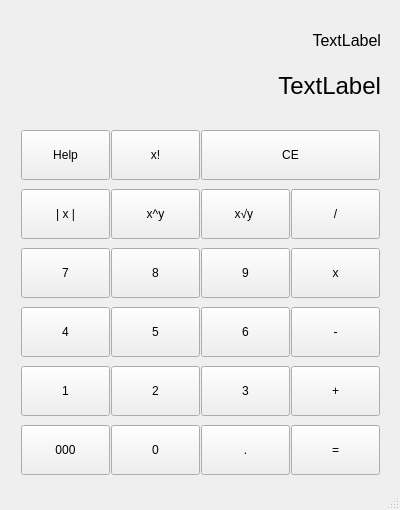
<?xml version="1.0" encoding="UTF-8"?>
<ui version="4.0">
 <class>MainWindow</class>
 <widget class="QMainWindow" name="MainWindow">
  <property name="geometry">
   <rect>
    <x>0</x>
    <y>0</y>
    <width>400</width>
    <height>510</height>
   </rect>
  </property>
  <property name="windowTitle">
   <string>MainWindow</string>
  </property>
  <property name="windowIcon">
   <iconset theme="calc-ico"/>
  </property>
  <widget class="QWidget" name="centralwidget">
   <widget class="QWidget" name="gridLayoutWidget">
    <property name="geometry">
     <rect>
      <x>20</x>
      <y>120</y>
      <width>361</width>
      <height>371</height>
     </rect>
    </property>
    <property name="minimumSize">
     <size>
      <width>0</width>
      <height>80</height>
     </size>
    </property>
    <layout class="QGridLayout" name="gridLayout" rowstretch="0,0,0,0,0,0" columnstretch="0,0,0,0">
     <property name="sizeConstraint">
      <enum>QLayout::SetDefaultConstraint</enum>
     </property>
     <property name="leftMargin">
      <number>1</number>
     </property>
     <property name="topMargin">
      <number>1</number>
     </property>
     <property name="rightMargin">
      <number>1</number>
     </property>
     <property name="bottomMargin">
      <number>1</number>
     </property>
     <property name="horizontalSpacing">
      <number>1</number>
     </property>
     <property name="verticalSpacing">
      <number>0</number>
     </property>
     <item row="2" column="3">
      <widget class="QPushButton" name="btn_mul">
       <property name="minimumSize">
        <size>
         <width>0</width>
         <height>50</height>
        </size>
       </property>
       <property name="text">
        <string>x</string>
       </property>
      </widget>
     </item>
     <item row="2" column="0">
      <widget class="QPushButton" name="btn_digit7">
       <property name="minimumSize">
        <size>
         <width>0</width>
         <height>50</height>
        </size>
       </property>
       <property name="text">
        <string>7</string>
       </property>
      </widget>
     </item>
     <item row="4" column="3">
      <widget class="QPushButton" name="btn_add">
       <property name="minimumSize">
        <size>
         <width>0</width>
         <height>50</height>
        </size>
       </property>
       <property name="text">
        <string>+</string>
       </property>
      </widget>
     </item>
     <item row="4" column="0">
      <widget class="QPushButton" name="btn_digit1">
       <property name="minimumSize">
        <size>
         <width>0</width>
         <height>50</height>
        </size>
       </property>
       <property name="text">
        <string>1</string>
       </property>
      </widget>
     </item>
     <item row="5" column="1">
      <widget class="QPushButton" name="btn_digit0">
       <property name="minimumSize">
        <size>
         <width>0</width>
         <height>50</height>
        </size>
       </property>
       <property name="text">
        <string>0</string>
       </property>
      </widget>
     </item>
     <item row="3" column="3">
      <widget class="QPushButton" name="btn_sub">
       <property name="minimumSize">
        <size>
         <width>0</width>
         <height>50</height>
        </size>
       </property>
       <property name="text">
        <string>-</string>
       </property>
      </widget>
     </item>
     <item row="1" column="1">
      <widget class="QPushButton" name="btn_pow">
       <property name="minimumSize">
        <size>
         <width>0</width>
         <height>50</height>
        </size>
       </property>
       <property name="text">
        <string>x^y</string>
       </property>
      </widget>
     </item>
     <item row="2" column="1">
      <widget class="QPushButton" name="btn_digit8">
       <property name="minimumSize">
        <size>
         <width>0</width>
         <height>50</height>
        </size>
       </property>
       <property name="text">
        <string>8</string>
       </property>
      </widget>
     </item>
     <item row="2" column="2">
      <widget class="QPushButton" name="btn_digit9">
       <property name="minimumSize">
        <size>
         <width>0</width>
         <height>50</height>
        </size>
       </property>
       <property name="text">
        <string>9</string>
       </property>
      </widget>
     </item>
     <item row="3" column="2">
      <widget class="QPushButton" name="btn_digit6">
       <property name="minimumSize">
        <size>
         <width>0</width>
         <height>50</height>
        </size>
       </property>
       <property name="text">
        <string>6</string>
       </property>
      </widget>
     </item>
     <item row="5" column="0">
      <widget class="QPushButton" name="btn_digit000">
       <property name="minimumSize">
        <size>
         <width>0</width>
         <height>50</height>
        </size>
       </property>
       <property name="text">
        <string>000</string>
       </property>
      </widget>
     </item>
     <item row="5" column="3">
      <widget class="QPushButton" name="btn_equals">
       <property name="minimumSize">
        <size>
         <width>0</width>
         <height>50</height>
        </size>
       </property>
       <property name="text">
        <string>=</string>
       </property>
      </widget>
     </item>
     <item row="3" column="0">
      <widget class="QPushButton" name="btn_digit4">
       <property name="minimumSize">
        <size>
         <width>0</width>
         <height>50</height>
        </size>
       </property>
       <property name="text">
        <string>4</string>
       </property>
      </widget>
     </item>
     <item row="1" column="2">
      <widget class="QPushButton" name="btn_root">
       <property name="minimumSize">
        <size>
         <width>0</width>
         <height>50</height>
        </size>
       </property>
       <property name="text">
        <string>x√y </string>
       </property>
      </widget>
     </item>
     <item row="1" column="3">
      <widget class="QPushButton" name="btn_div">
       <property name="minimumSize">
        <size>
         <width>0</width>
         <height>50</height>
        </size>
       </property>
       <property name="text">
        <string>/</string>
       </property>
      </widget>
     </item>
     <item row="3" column="1">
      <widget class="QPushButton" name="btn_digit5">
       <property name="minimumSize">
        <size>
         <width>0</width>
         <height>50</height>
        </size>
       </property>
       <property name="text">
        <string>5</string>
       </property>
      </widget>
     </item>
     <item row="5" column="2">
      <widget class="QPushButton" name="btn_comma">
       <property name="minimumSize">
        <size>
         <width>0</width>
         <height>50</height>
        </size>
       </property>
       <property name="text">
        <string>.</string>
       </property>
      </widget>
     </item>
     <item row="4" column="2">
      <widget class="QPushButton" name="btn_digit3">
       <property name="minimumSize">
        <size>
         <width>0</width>
         <height>50</height>
        </size>
       </property>
       <property name="text">
        <string>3</string>
       </property>
      </widget>
     </item>
     <item row="4" column="1">
      <widget class="QPushButton" name="btn_digit2">
       <property name="minimumSize">
        <size>
         <width>0</width>
         <height>50</height>
        </size>
       </property>
       <property name="text">
        <string>2</string>
       </property>
      </widget>
     </item>
     <item row="0" column="0">
      <widget class="QPushButton" name="btn_help">
       <property name="minimumSize">
        <size>
         <width>0</width>
         <height>50</height>
        </size>
       </property>
       <property name="text">
        <string>Help</string>
       </property>
      </widget>
     </item>
     <item row="0" column="1">
      <widget class="QPushButton" name="btn_fact">
       <property name="minimumSize">
        <size>
         <width>0</width>
         <height>50</height>
        </size>
       </property>
       <property name="text">
        <string>x!</string>
       </property>
      </widget>
     </item>
     <item row="1" column="0">
      <widget class="QPushButton" name="btn_abs">
       <property name="minimumSize">
        <size>
         <width>0</width>
         <height>50</height>
        </size>
       </property>
       <property name="text">
        <string>| x |</string>
       </property>
      </widget>
     </item>
     <item row="0" column="2" colspan="2">
      <widget class="QPushButton" name="btn_clear">
       <property name="minimumSize">
        <size>
         <width>0</width>
         <height>50</height>
        </size>
       </property>
       <property name="text">
        <string>CE</string>
       </property>
      </widget>
     </item>
    </layout>
   </widget>
   <widget class="QLabel" name="label_preview">
    <property name="geometry">
     <rect>
      <x>100</x>
      <y>30</y>
      <width>281</width>
      <height>20</height>
     </rect>
    </property>
    <property name="font">
     <font>
      <pointsize>12</pointsize>
     </font>
    </property>
    <property name="layoutDirection">
     <enum>Qt::LeftToRight</enum>
    </property>
    <property name="text">
     <string>TextLabel</string>
    </property>
    <property name="alignment">
     <set>Qt::AlignRight|Qt::AlignTrailing|Qt::AlignVCenter</set>
    </property>
   </widget>
   <widget class="QLabel" name="lineEdit_Displayy">
    <property name="geometry">
     <rect>
      <x>20</x>
      <y>50</y>
      <width>361</width>
      <height>71</height>
     </rect>
    </property>
    <property name="font">
     <font>
      <pointsize>18</pointsize>
      <bold>false</bold>
     </font>
    </property>
    <property name="text">
     <string>TextLabel</string>
    </property>
    <property name="alignment">
     <set>Qt::AlignRight|Qt::AlignTrailing|Qt::AlignVCenter</set>
    </property>
   </widget>
  </widget>
  <widget class="QMenuBar" name="menubar">
   <property name="geometry">
    <rect>
     <x>0</x>
     <y>0</y>
     <width>400</width>
     <height>22</height>
    </rect>
   </property>
  </widget>
  <widget class="QStatusBar" name="statusbar"/>
 </widget>
 <resources/>
 <connections/>
</ui>
